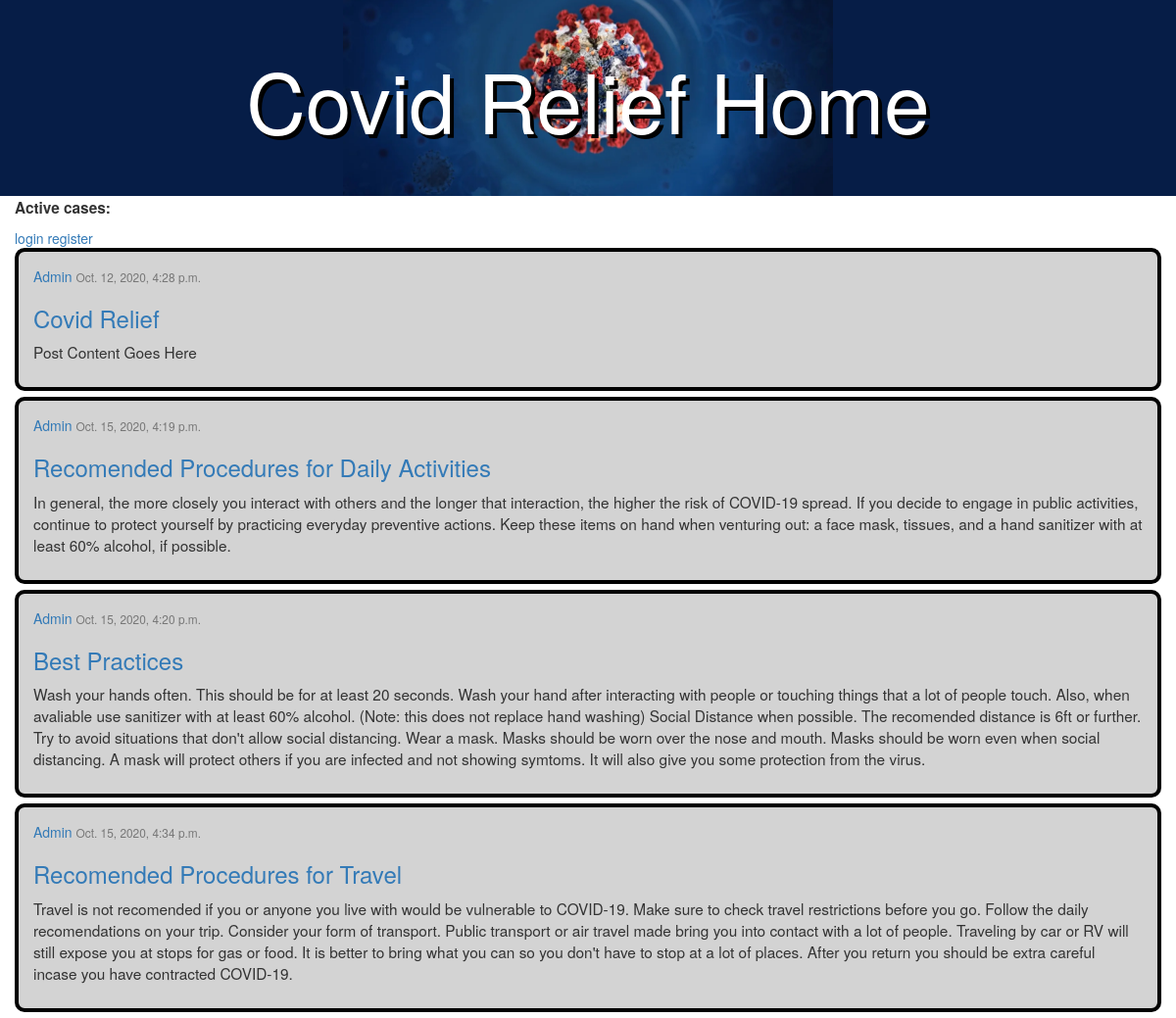
The app's page /, older data.
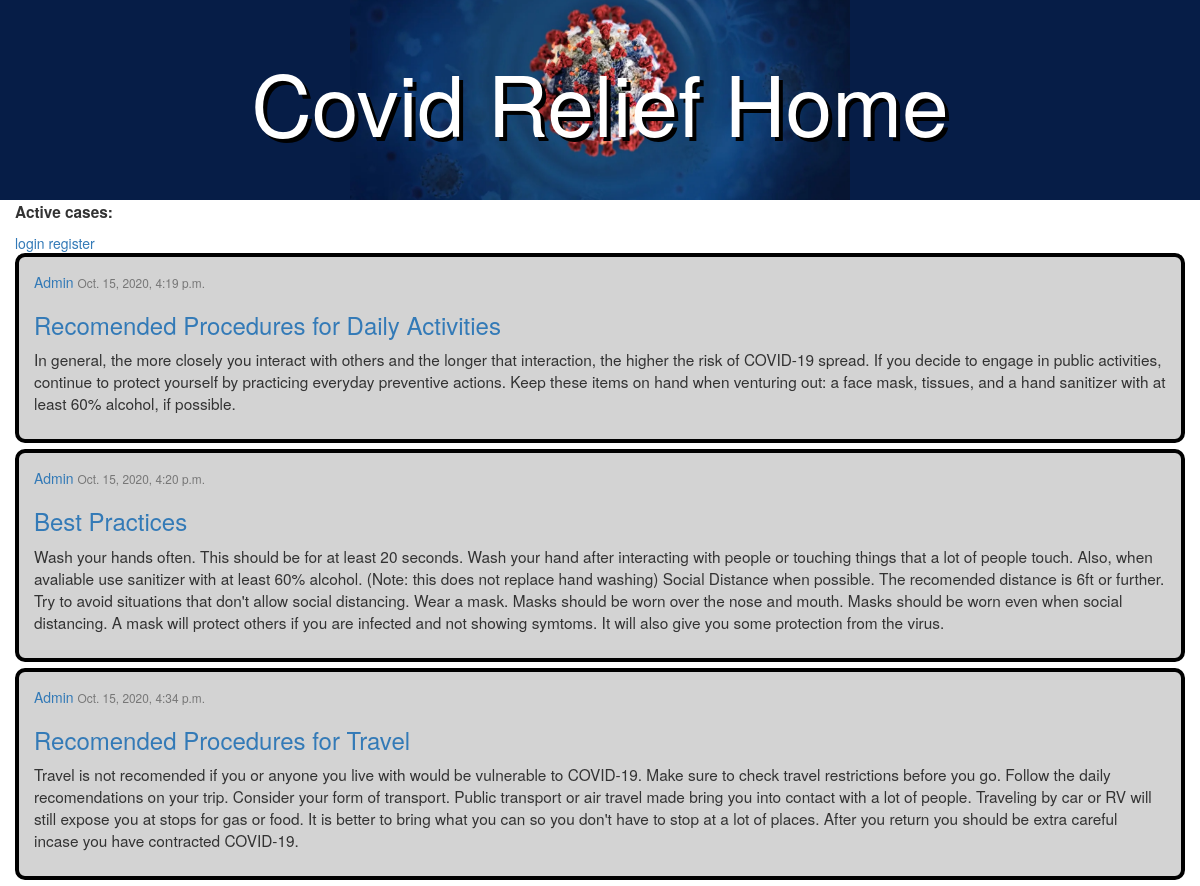
The same page, newer data.
### loginApp/models.py (models this page shows, shortened)
class Post(models.Model):
	title = models.CharField(max_length=100)
	content = models.TextField()
	date_posted = models.DateTimeField(default=timezone.now)
	author = models.ForeignKey(User, on_delete =models.CASCADE)

### loginApp/views.py (the view)
# urls.py: 2. Add a URL to urlpatterns:  path('', views.home, name='home')
def home(request):
    context = {
    	'Posts': Post.objects.all()
    }
    return render(request, 'loginApp/home.html',context)

### loginApp/templates/loginApp/home.html (shortened to what this page needs)
<!DOCTYPE HTML>
<html>
	<head>
		<link rel="stylesheet" href="https://maxcdn.bootstrapcdn.com/bootstrap/3.4.1/css/bootstrap.min.css">
		<link rel="stylesheet" href="../../static/style.css" />
	</head>
	<body>
		<header style="background-image: url('../../static/virus.jpg');">
			<h1 class="text-center">Covid Relief Home</h1>
		</header>
	<div class="container-fluid">
		<p><b>Active cases: </b>{{userInfo}}</p>
		<a href="{% url 'login'%}">login</a>
		<a href="{% url 'register'%}">register</a>
		{% for post in Posts %}
        <div class="content">
          <div>
            <div>
              <a class="mr-2" href="#">{{ post.author }}</a>
              <small class="text-muted">{{ post.date_posted }}</small>
            </div>
            <h3><a class="article-title" href="#">{{ post.title }}</a></h3>
            <p class="article-content">{{ post.content }}</p>
          </div>
        </div>
    	{% endfor %}
	</div>
	</body>
</html>

Row changes from the older to the newer data that the page shows:
removed Post: author "Admin", date_posted "Oct. 12, 2020, 4:28 p.m.", title "Covid Relief", content "Post Content Goes Here"
